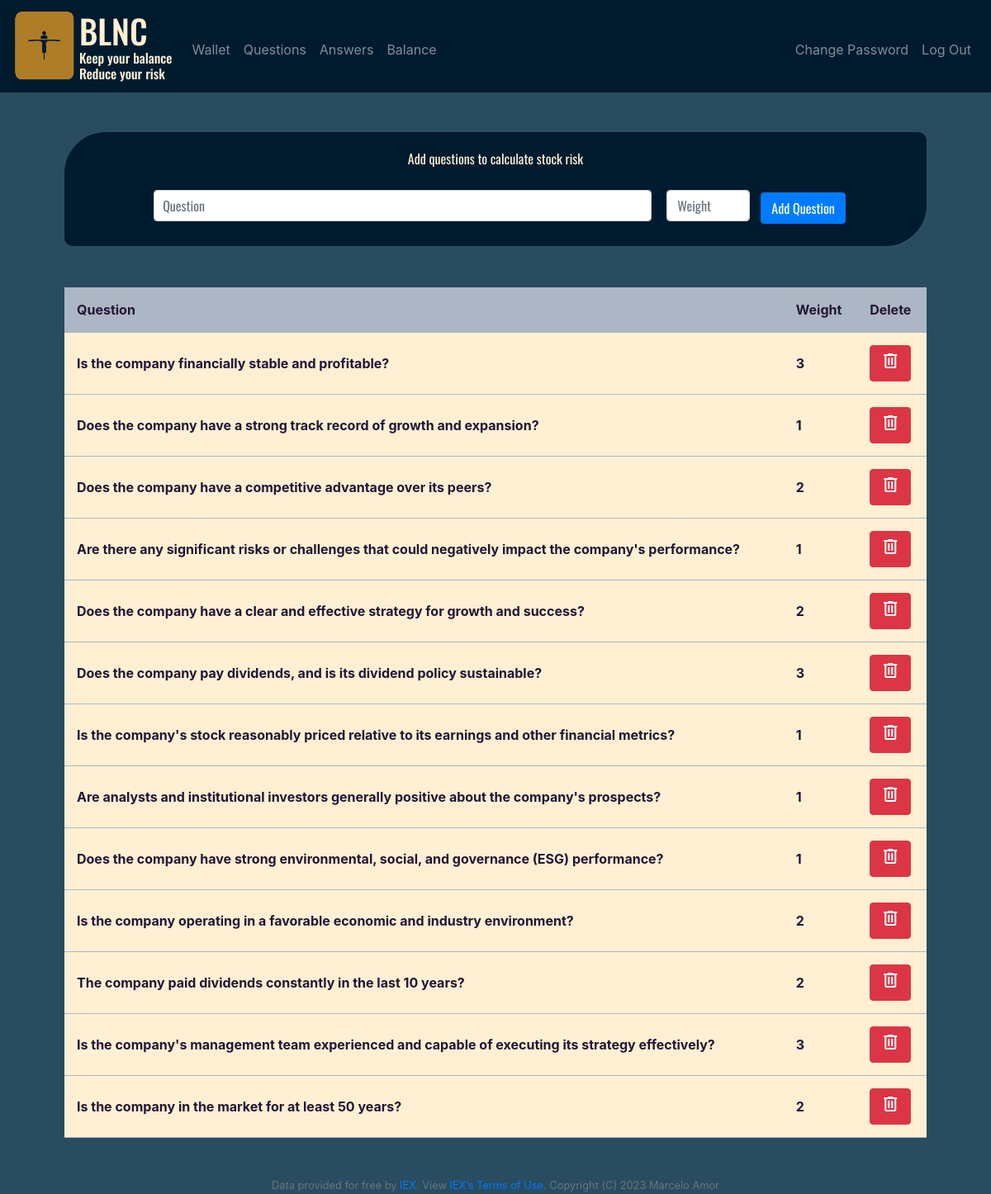
Screenshot of /questions (signed in) with the database file from the repository.
### tables this page shows
CREATE TABLE questions (
id INTEGER,
userId INTEGER,
question TEXT,
questionWeight INTEGER DEFAULT 1,
PRIMARY KEY (id)
FOREIGN KEY (userId) REFERENCES users(id) ON DELETE CASCADE
);

### application.py (the view)
@app.route("/questions", methods=["GET", "POST"])
@login_required
def questions():
    questions = db.execute("SELECT * FROM questions WHERE userId = ?", session["user_id"])
    types = ["Boolean", "Range", "Value", "Direction"]
    if request.method == "POST":
        question = request.form.get("question")
        if (question):
            flash('Question added')
            db.execute("INSERT INTO questions (userId, question, questionWeight) VALUES (?, ?, ?)",
                        session["user_id"], question, int(request.form.get("weight")))
            return redirect("/questions")
        else:
            return apology("Invalid Token", 400)
    else:
        return render_template("questions.html", types=types, questions=questions)

### application.py (called while the page is built)
@app.after_request
def after_request(response):
    response.headers["Cache-Control"] = "no-cache, no-store, must-revalidate"
    response.headers["Expires"] = 0
    response.headers["Pragma"] = "no-cache"
    return response

### helpers.py (called while the page is built)
def login_required(f):
    @wraps(f)
    def decorated_function(*args, **kwargs):
        if session.get("user_id") is None:
            return redirect("/login")
        return f(*args, **kwargs)
    return decorated_function

### templates/questions.html (shortened to what this page needs)
{% extends "layout.html" %}
{% block main %}
<div class="stockHeader">
    <div class="formsContainer">
        <form class="question" action="/questions" method="post">
            <p>Add questions to calculate stock risk</p>
            <div class="form-group-question">
                <input id="question" autocomplete="off" autofocus class="form-control" name="question" placeholder="Question" type="text">
                <input id="weight" autocomplete="off" class="form-control" name="weight" placeholder="Weight" type="number">
                <button class="btn btn-primary" type="submit">Add Question</button>
            </div>
        </form>
    </div>
</div>
<div id = "table-container">
    <table>
        <thead>
            <tr>
                <th scope="col">Question</th>
                <th scope="col">Weight</th>
                <th scope="col">Delete</th>
            </tr>
        </thead>
        <tbody>
            {% for question in questions %}
            <tr>
                <td>{{ question["question"] }}</td>
                <td>{{ question["questionWeight"] }}</td>
                <td>
                    <form class="question" action="/deleteQuestion" method="post">
                    <button type="submit" class="btn btn-danger" name="question" value="{{ question["id"] }}">
                        <span class="material-symbols-outlined">
                        </span>
                    </button>
                    </form>
                </td>
            </tr>
            {% endfor %}
        </tbody>
    </table>
</div>
{% endblock %}

### templates/layout.html (shortened to what this page needs)
<!DOCTYPE html>
<html lang="en">
    <head>
        <link rel="stylesheet" href="https://cdn.jsdelivr.net/npm/bootstrap@4.5.3/dist/css/bootstrap.min.css">
        <link href="/static/styles.css" rel="stylesheet">
    </head>
    <body>
        <nav class="navbar navbar-expand-md navbar-dark" style="background-color: #001b2e;">
        <a class="navbar-brand" href="/">
            <div id="logoContainer">
                <img id="logo" src="/static/logo.png" class="img-fluid" alt="Logo">
                <div id="logoName">
                    <h1>BLNC</h1>
                    <h3>Keep your balance</h3>
                    <h3>Reduce your risk</h3>
                </div>
            </div>
        </a>
            <div class="collapse navbar-collapse" id="navbar">
                {% if session.user_id %}
                    <ul class="navbar-nav mr-auto mt-2">
                        <li class="nav-item"><a class="nav-link" href="/wallet">Wallet</a></li>
                        <li class="nav-item"><a class="nav-link" href="/questions">Questions</a></li>
                        <li class="nav-item"><a class="nav-link" href="/answer">Answers</a></li>
                        <li class="nav-item"><a class="nav-link" href="/">Balance</a></li>
                    </ul>
                    <ul class="navbar-nav ml-auto mt-2">
                        <li class="nav-item"><a class="nav-link" href="/change">Change Password</a></li>
                        <li class="nav-item"><a class="nav-link" href="/logout">Log Out</a></li>
                    </ul>
                {% else %}
                    <ul class="navbar-nav ml-auto mt-2">
                        <li class="nav-item"><a class="nav-link" href="/register">Register</a></li>
                        <li class="nav-item"><a class="nav-link" href="/login">Log In</a></li>
                    </ul>
                {% endif %}
            </div>
        </nav>
        <main class="container p-5" >
            {% block main %}{% endblock %}
        </main>
        <footer class="small text-center text-muted">
            Data provided for free by <a href="https://iextrading.com/developer">IEX</a>. View <a href="https://iextrading.com/api-exhibit-a/">IEX’s Terms of Use</a>.
            Copyright (C) 2023 Marcelo Amor
        </footer>
    </body>
</html>

### static/styles.css (style rules this page uses)
main .form-control { display: inline-block; width: auto; }
main { overflow-x: auto; text-align: center; }
#logoContainer { padding:0px; margin:0px; font-family: 'Oswald', sans-serif; color: #ffefd3; display: flex; align-items: strech; }
#logoName { align-self: strech; padding:0px; margin:0px; }
#logoContainer h3 { padding:0px; margin:0px; font-size: 1rem; }
#logoContainer h1 { padding:0px; margin:0px; }
#logo { width: 80px; }
body { color: #FFEFD3; background-color: #294c60; }
.stockHeader { font-family: 'Oswald', sans-serif; color: #ffefd3; display: flex; justify-content: space-between; align-items: center; background-color: #001b2e; padding: 20px; border-radius: 50px 10px 50px 10px; }
.formsContainer { width: 100%; }
table { margin-top: 50px; width: 100%; color: #211636; font-weight: bold; background-color: #FFEFD3; }
th, td { height: 40px; padding: 15px; text-align: left; border-bottom: 1px solid #adb6c4; }
thead { color: #211636; background-color: #adb6c4; border-radius: 10px; }
input { padding: 10px; margin: 5px; width: 40%; border-radius: 0.25rem; }
#question { padding: 10px; margin: 10px; width: 60%; }
#weight { width: 10%; margin-right: 10px; }

### rows the page displays
questions: question "Is the company financially stable and profitable?", questionWeight "3", {{ question["id"] }} 9 (drawn)
questions: question "Does the company have a strong track record of growth and expansion?", questionWeight "1", {{ question["id"] }} 10 (drawn)
questions: question "Does the company have a competitive advantage over its peers?", questionWeight "2", {{ question["id"] }} 11 (drawn)
questions: question "Are there any significant risks or challenges that could negatively impact the company's performance?", questionWeight "1", {{ question["id"] }} 12 (drawn)
questions: question "Does the company have a clear and effective strategy for growth and success?", questionWeight "2", {{ question["id"] }} 13 (drawn)
questions: question "Does the company pay dividends, and is its dividend policy sustainable?", questionWeight "3", {{ question["id"] }} 14 (drawn)
questions: question "Is the company's stock reasonably priced relative to its earnings and other financial metrics?", questionWeight "1", {{ question["id"] }} 15 (drawn)
questions: question "Are analysts and institutional investors generally positive about the company's prospects?", questionWeight "1", {{ question["id"] }} 16 (drawn)
questions: question "Does the company have strong environmental, social, and governance (ESG) performance?", questionWeight "1", {{ question["id"] }} 17 (drawn)
questions: question "Is the company operating in a favorable economic and industry environment?", questionWeight "2", {{ question["id"] }} 18 (drawn)
questions: question "The company paid dividends constantly in the last 10 years?", questionWeight "2", {{ question["id"] }} 19 (drawn)
questions: question "Is the company's management team experienced and capable of executing its strategy effectively?", questionWeight "3", {{ question["id"] }} 20 (drawn)
questions: question "Is the company in the market for at least 50 years?", questionWeight "2", {{ question["id"] }} 21 (drawn)
